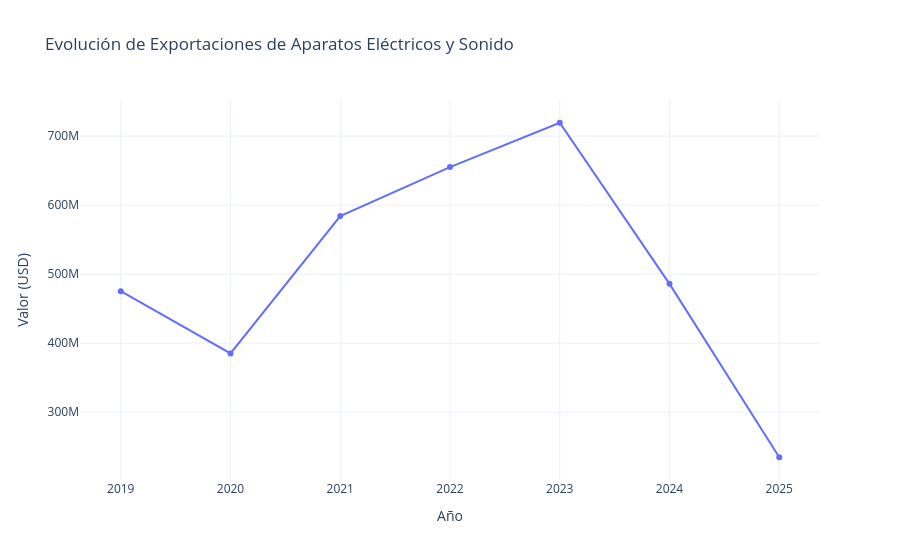

Notebook cell for this chart:
### Markdown cell above
Ahora veamos Aparatos electricos y sonidos en el tiempo

### Code cell
#Veamos el cambio en el tiempo del sector 'Aparatos Eléctricos y Sonido' (Clave en importaciones)
df_aparatos_expo = (
    q_expo
    .with_columns([
        pl.col("POSAR").cast(pl.String).str.slice(0, 2).alias("CAPITULO_COD"),
        pl.col("ANIO").alias("ANIO")
    ])
    .filter(pl.col("CAPITULO_COD") == "85") # Código para 'Aparatos Eléctricos y Sonido'
    .group_by("ANIO")
    .agg(pl.col("FOBDOL").sum().alias("VALOR_TOTAL"))
    .sort("ANIO")
    .collect()
)
print("Evolución de Exportaciones de Aparatos Eléctricos y Sonido:")
print(df_aparatos_expo)
fig=viz.graficar_linea_tiempo(
    df_aparatos_expo,
    x_col="ANIO",
    y_col="VALOR_TOTAL",
    titulo="Evolución de Exportaciones de Aparatos Eléctricos y Sonido"
)
fig.show()

### Figure 1 — Plotly figure (JSON) as saved in the notebook; plotly's stock layout.template omitted (floating-point values rounded to 4 significant figures)
{"data": [{"hovertemplate": "ANIO=%{x}<br>VALOR_TOTAL=%{y}<extra></extra>", "legendgroup": "", "line": {"color": "#636efa", "dash": "solid"}, "marker": {"symbol": "circle"}, "mode": "lines+markers", "name": "", "orientation": "v", "showlegend": false, "type": "scatter", "x": ["2019", "2020", "2021", "2022", "2023", "2024", "2025"], "xaxis": "x", "y": [475300000.0, 385200000.0, 584200000.0, 655100000.0, 719300000.0, 485900000.0, 234700000.0], "yaxis": "y"}], "layout": {"legend": {"tracegroupgap": 0}, "title": {"text": "Evolución de Exportaciones de Aparatos Eléctricos y Sonido"}, "xaxis": {"anchor": "y", "domain": [0, 1], "title": {"text": "Año"}}, "yaxis": {"anchor": "x", "domain": [0, 1], "title": {"text": "Valor (USD)"}}}}
